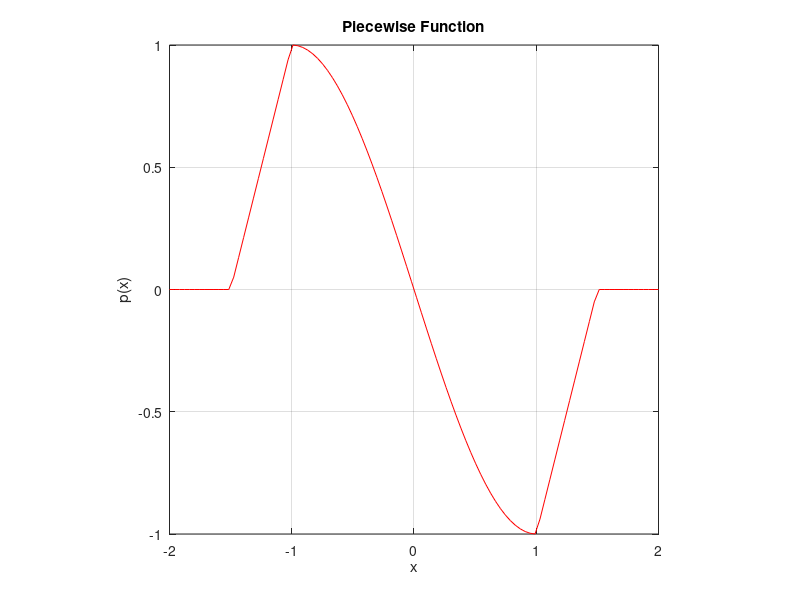

Recreate this plot in MATLAB.
%% Homework 3, Problem 5 (Chapter 5, Problem 12)
%     plotPiecewise.m
%     Plot the piecewise function p(x) in the range x=[-2,2]
%     p(x) = 2x+3 for [-3/2,-1] ; -sin(pi*x/2) for (-1,1)
%            2x-3 for [1,3/2]   ; 0 for otherwise
%     Author: Chris Kreienkamp
clear
clc

%% Set up array x using linspace
xmin = -2; 
xmax = 2;
Nx = 100;
x = linspace(xmin,xmax,Nx);

%% Calculate coordinates
% Use FOR loop statement to break up p(x) into 4 parts
% Use "ix" as a counter variable
ix=0;
for ix = 1:Nx
if  -1.5 <= x(ix) && x(ix) <= -1
    p(ix) = 2*x(ix)+3;
elseif x(ix) < 1 && x(ix) > -1
        p(ix) = -sin(pi*x(ix)/2);
elseif x(ix) <=1.5 && x(ix) >= 1
        p(ix) = 2*x(ix)-3;
else
    p(ix) = 0;
end
end


%% Plot the function
% Plot without animation
 plot(x,p,'r-')

 % Improves for formatting
 title('Piecewise Function')
 xlabel('x')                    
 ylabel('p(x)')
 axis square
 grid on
 
 % In collaboration with Frankie Legambi
